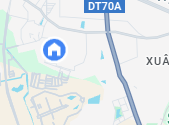
#> input picture bai7_9-11/image.png, 169 x 125 px, found by its file name
$ python Main.py
#> lines starting #> are read from the running program, lines starting #| are printed output that depends on the picture
import cv2
import numpy as np
import matplotlib.pyplot as plt
from sklearn.cluster import KMeans, AgglomerativeClustering
from fcmeans import FCM

# Đọc ảnh vệ tinh
image_path = 'd:/XuLyAnh/bai7_9-11/image.png'  # Đường dẫn đến ảnh vệ tinh
image = cv2.imread(image_path)
#> image is the input picture: shape (125, 169, 3); mean B, G, R 235.8, 233.7, 227.7
image = cv2.cvtColor(image, cv2.COLOR_BGR2RGB)  # Chuyển đổi từ BGR sang RGB

# Giảm kích thước ảnh
scale_percent = 50  # Tỉ lệ giảm kích thước
width = int(image.shape[1] * scale_percent / 100)
#> width = 84
height = int(image.shape[0] * scale_percent / 100)
#> height = 62
dim = (width, height)
#> dim = (84, 62)
image_resized = cv2.resize(image, dim, interpolation=cv2.INTER_AREA)
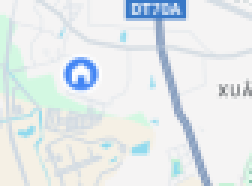
#> image_resized: shape (62, 84, 3) (shown 3 times larger); mean R, G, B 227.7, 233.7, 235.8

# Chuyển đổi ảnh thành dữ liệu 2D
pixel_values = image_resized.reshape((-1, 3))
pixel_values = np.float32(pixel_values)

# Số lượng cụm
n_clusters = 3

# K-means
kmeans = KMeans(n_clusters=n_clusters, random_state=0)
kmeans_labels = kmeans.fit_predict(pixel_values)
#> kmeans_labels = 5208 values, max 2 at index 42, min 0 at index 12, mean 0.848

# Fuzzy C-Means
#> (the run stopped early here; a loop or call above may not have finished)
